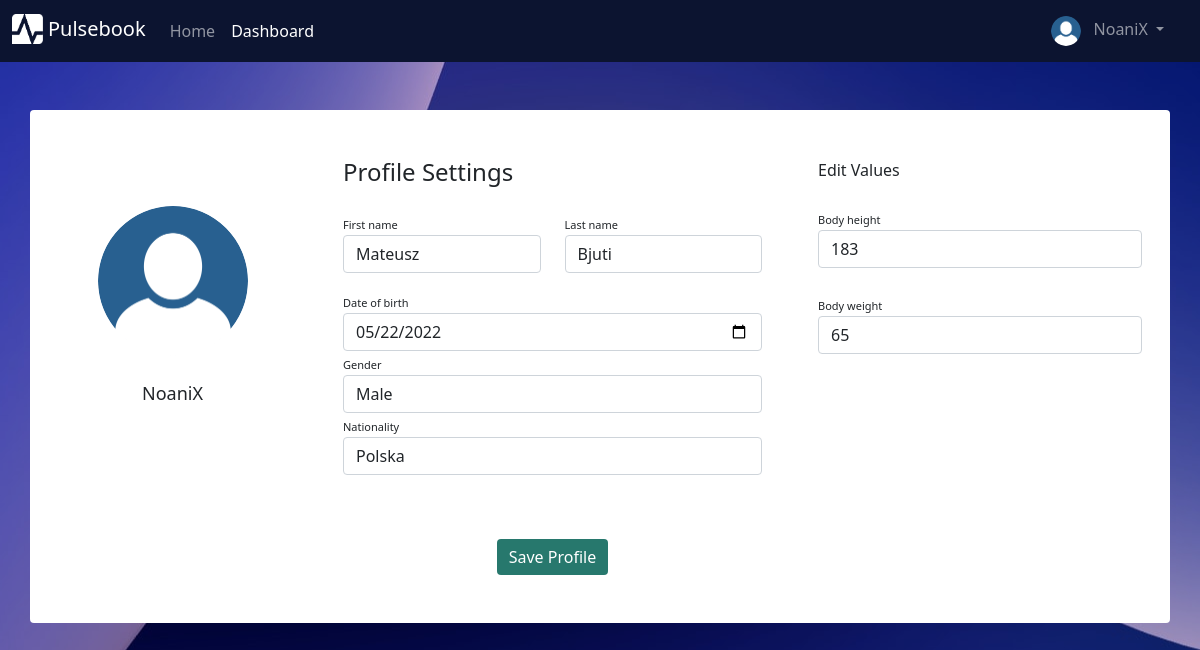
Page /profile (signed in) on the committed database.
### testy/models.py (models this page shows, shortened)
class User(db.Model, UserMixin):
    __tablename__ = "users"
    id = db.Column(db.Integer, primary_key = True)
    username = db.Column(db.String(30), nullable = False, unique = True)
    email = db.Column(db.String(50), nullable = False, unique = True)
    passwordHash = db.Column(db.String(60), nullable = False)
    active = db.Column(db.Boolean(), nullable = False, default = True)
    roleId = db.Column(db.Integer, db.ForeignKey("roles.id", ondelete='CASCADE'), nullable=False)
    profileId = db.Column(db.Integer, db.ForeignKey("profiles.id", ondelete='CASCADE'), nullable=False)
    deviceId = db.Column(db.Integer, db.ForeignKey("devices.id", ondelete='CASCADE'), nullable=False)
    @property
    def password(self):
        return self.passwordHash

class UserProfile(db.Model):
    __tablename__ = "profiles"
    id = db.Column(db.Integer, primary_key=True)
    first_name = db.Column(db.String(30))
    last_name = db.Column(db.String(30))
    date_of_birth = db.Column(db.Date)
    age = db.Column(db.Integer)
    gender = db.Column(db.String(6))
    nationality = db.Column(db.String(30))
    avatarName = db.Column(db.String(30))
    height = db.Column(db.Integer)
    weight = db.Column(db.Integer)
    user = db.relationship('User', backref=db.backref('profiles'))
    @property
    def dob(self):
        return self.date_of_birth

### testy/routes.py (the view, shortened to what this page needs)
@app.route("/profile", methods=['GET', 'POST'])
def profile_page():
    if current_user.is_authenticated:
        form = ProfileForm()
        currentProfile = UserProfile.query.filter_by(id=current_user.profileId).first()
        form.first_name.data = currentProfile.first_name
        form.last_name.data = currentProfile.last_name
        form.date_of_birth.data = currentProfile.date_of_birth
        form.gender.data = currentProfile.gender
        form.nationality.data = currentProfile.nationality
        form.height.data = currentProfile.height
        form.weight.data = currentProfile.weight
        return render_template("profile.html", form=form)
    return redirect(url_for("home_page"))

### testy/forms.py (shortened to what this page needs)
class ProfileForm(FlaskForm):
    first_name = StringField(label="First name", validators=[DataRequired(message='Can\'t be blank')])
    last_name = StringField(label="Last name", validators=[DataRequired()])
    date_of_birth = DateField(label="Date of birth", validators=[DataRequired()])
    gender = StringField(label="Gender", validators=[DataRequired()])
    nationality = StringField(label="Nationality", validators=[DataRequired()])
    height = IntegerField(label="Height", validators=[DataRequired()])
    weight = IntegerField(label="Weight", validators=[DataRequired()])
    submit = SubmitField(label = "Save Profile")

### testy/models.py (called while the page is built)
@login_manager.user_loader
def load_user(userId):
    return User.query.get(int(userId))

### testy/templates/profile.html (shortened to what this page needs)
{% extends "base.html" %}
{% block content %}
<link rel="stylesheet" type="text/css" href="/static/styles/profilepage.css">
<form class="container rounded bg-white mt-5 mb-5" method="POST">
    <div class="row">
        <div class="col-md-3 border-right">
            <div class="d-flex flex-column align-items-center text-center p-3 py-5"><img class="rounded-circle mt-5" width="150px" src="/static/images/avatar0.png"><br><span class="typeuser1">{{ current_user.username }}</span></div>
        </div>
        <div class="col-md-5 border-right">
            <div class="p-3 py-5">
                <div class="d-flex justify-content-between align-items-center mb-3">
                    <h4 class="text-right">Profile Settings</h4>
                </div>
                <div class="row mt-2">
                    <div class="col-md-6"><label class="labels">First name</label>{{ form.first_name(placeholder="First name", class_="form-control") }}</div>
                    <div class="col-md-6"><label class="labels">Last name</label>{{ form.last_name(placeholder="Last name", class_="form-control") }}</div>
                </div>
                <div class="row mt-3">
                    <div class="col-md-12"><label class="labels">Date of birth</label>{{ form.date_of_birth(placeholder="Date of birth", class_="form-control") }}</div>
                    <div class="col-md-12"><label class="labels">Gender</label>{{ form.gender(placeholder="Gender", class_="form-control") }}</div>
                    <div class="col-md-12"><label class="labels">Nationality</label>{{ form.nationality(placeholder="Nationality", class_="form-control") }}</div>
                </div>
                <div class="mt-5 text-center">{{ form.submit(class_="btn btn-primary profile-button") }}</div>
            </div>
        </div>
        <div class="col-md-4">
            <div class="p-3 py-5">
                 <div class="d-flex justify-content-between align-items-center experience"><span>Edit Values</span></div><br>
                <div class="col-md-12"><label class="labels">Body height</label>{{ form.height(placeholder="Height[cm]", class_="form-control") }}</div> <br>
                <div class="col-md-12"><label class="labels">Body weight</label>{{ form.weight(placeholder="Weight[kg]", class_="form-control") }}</div>
            </div>
        </div>
    </div>
</form>
{% endblock %}

### testy/templates/base.html (shortened to what this page needs)
<!doctype html>
<html lang="en">
  <head>
    <link href="https://cdn.jsdelivr.net/npm/bootstrap@5.0.2/dist/css/bootstrap.min.css" rel="stylesheet">
    <link rel="stylesheet" type="text/css" href="/static/styles/mainpage.css">
  </head>
  <body>
    <nav class="navbar navbar-expand-sm navbar-dark fixed-top" height="20" style="background-color: #0c1430;">
      <div class="container-fluid">
        <div class="mx-auto order-0">
          <a class="navbar-brand" href="">
            <img src="/static/images/pulselogo0.png"  alt="" height="30" class="d-inline-block mb-1">
            Pulsebook
          </a>
        </div>
        <div class="navbar-collapse collapse order-1 dual-collapse2">
            <ul class="navbar-nav">
              <li class="nav-item">
                <a class="nav-link" aria-current="page" href="/">Home</a>
              </li>
              {% if current_user.is_authenticated %}
              <li class="nav-item">
                <a class="nav-link active" href="/dashboard">Dashboard</a>
              </li>
              {% endif %}
            </ul>
        </div>
        {% if current_user.is_authenticated %}
        <div class="navbar-collapse collapse order-2 dual-collapse2">
            <ul class="navbar-nav ms-auto">
              <li class="nav-item dropdown no-arrow me-3">
                <a class="nav-link dropdown-toggle ms-2" href="#" id="userDropdown" role="button"
                    data-bs-toggle="dropdown" aria-haspopup="true" aria-expanded="false">
                    <img class="img-profile rounded-circle" src="/static/images/avatar0.png" height="30">
                    <span class="ps-2">{{ current_user.username }}</span>
                </a>
              </li>
            </ul>
        </div>
        {% endif %}
      </div>
    </nav>
    {% block content %}
    {% endblock %}
  </body>
</html>

### testy/static/styles/mainpage.css (style rules this page uses)
.navbar { position: sticky; top: 0; }

### testy/static/styles/profilepage.css (style rules this page uses)
body { background-color: #c7c7c7; background-image: url('/static/images/waveblue.jpg'); background-repeat: no-repeat; background-position: center; background-blend-mode: multiply; }
.profile-button { background: rgb(39, 120, 109); box-shadow: none; border: none }
.labels { font-size: 11px }
.typeuser1 { font-size: 18px; }

### rows in the picture
User: username "NoaniX"
UserProfile: first_name "Mateusz", last_name "Bjuti", date_of_birth "05/22/2022", gender "Male", nationality "Polska", height "183", weight "65"
